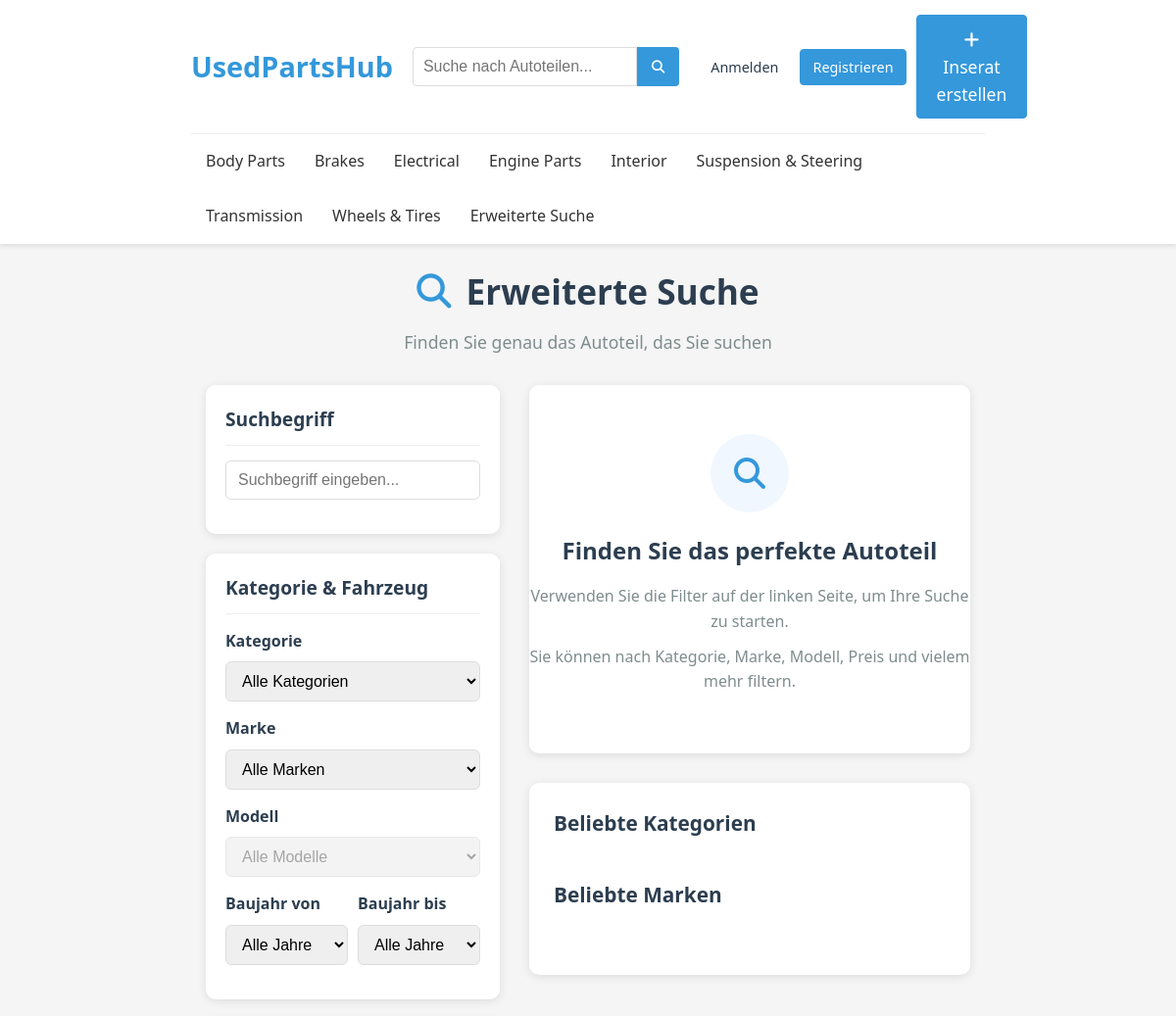
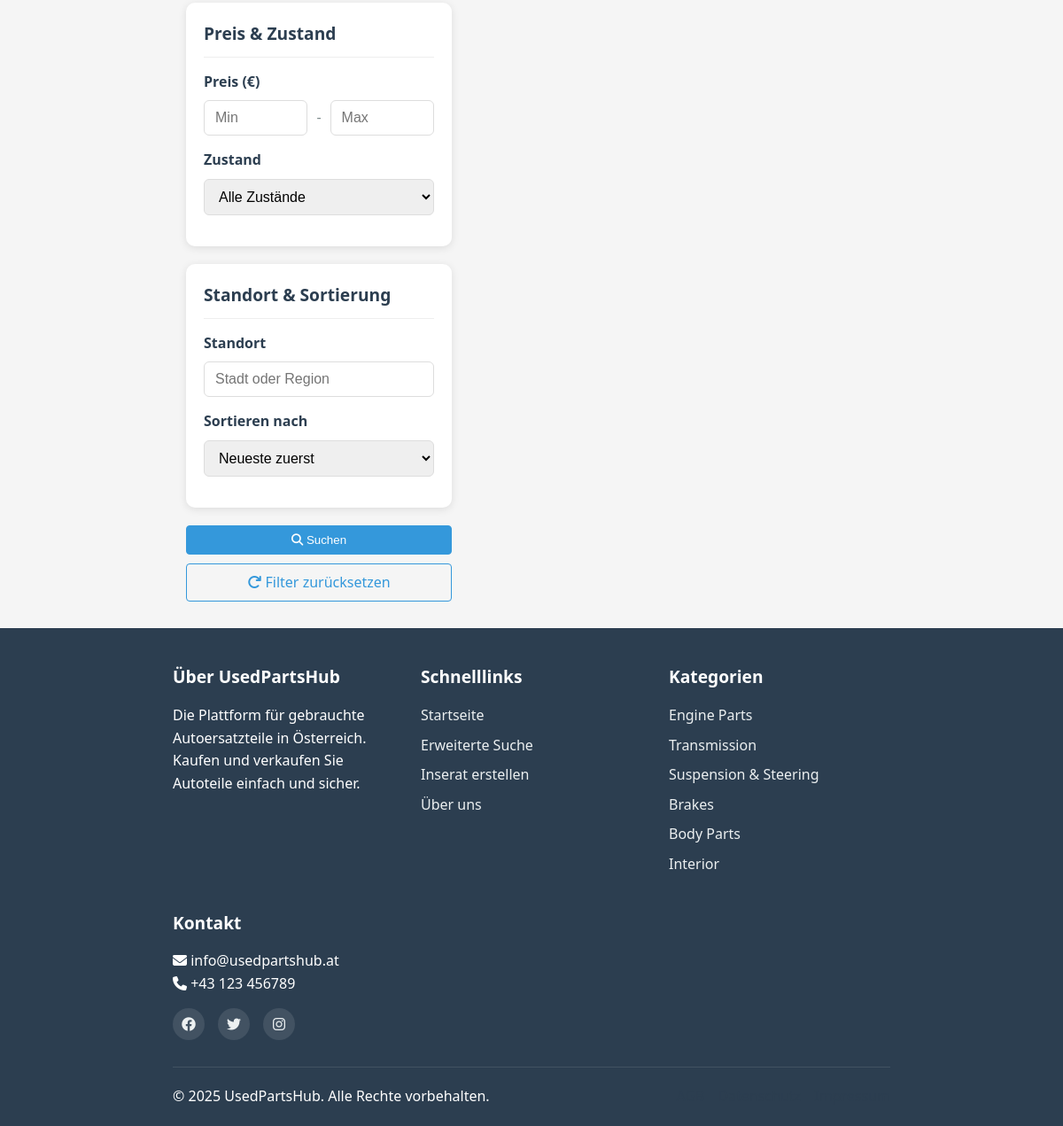
Page /advanced-search.php on the committed database (2 pictures, top to bottom).
### tables this page shows
CREATE TABLE IF NOT EXISTS categories (
    category_id INT AUTO_INCREMENT PRIMARY KEY,
    name VARCHAR(100) NOT NULL,
    parent_id INT,
    description TEXT,
    FOREIGN KEY (parent_id) REFERENCES categories(category_id) ON DELETE SET NULL
);

### advanced-search.php (the view, shortened to what the rows shown need)
<?php
require_once 'includes/header.php';
$query = isset($_GET['q']) ? sanitizeInput($_GET['q']) : '';
$categoryId = isset($_GET['category_id']) ? (int)$_GET['category_id'] : 0;
$makeId = isset($_GET['make_id']) ? (int)$_GET['make_id'] : 0;
$modelId = isset($_GET['model_id']) ? (int)$_GET['model_id'] : 0;
$minPrice = isset($_GET['min_price']) ? (float)$_GET['min_price'] : 0;
$maxPrice = isset($_GET['max_price']) ? (float)$_GET['max_price'] : 0;
$condition = isset($_GET['condition']) ? sanitizeInput($_GET['condition']) : '';
$location = isset($_GET['location']) ? sanitizeInput($_GET['location']) : '';
$yearFrom = isset($_GET['year_from']) ? (int)$_GET['year_from'] : 0;
$yearTo = isset($_GET['year_to']) ? (int)$_GET['year_to'] : 0;
$page = isset($_GET['page']) ? (int)$_GET['page'] : 1;
$isSearch = !empty($query) || $categoryId > 0 || $makeId > 0 || $modelId > 0 ||
            $minPrice > 0 || $maxPrice > 0 || !empty($condition) || !empty($location) ||
            $yearFrom > 0 || $yearTo > 0;
?>
<div class="advanced-search-container">
    <div class="search-header">
        <h1><i class="fas fa-search"></i> Erweiterte Suche</h1>
    </div>
    <div class="search-content">
        <div class="search-results">
            <?php if ($isSearch): ?>
                <div class="results-header">
                    <h2>Suchergebnisse</h2>
                    <?php if (isset($totalResults)): ?>
                        <p><?php echo $totalResults; ?> Ergebnisse gefunden</p>
                    <?php endif; ?>
                </div>
                <?php if (isset($results) && count($results) > 0): ?>
                    <div class="listings-grid">
                        <?php foreach ($results as $result): ?>
                            <div class="listing-card">
                                <div class="listing-image">
                                    <a href="<?php echo SITE_URL; ?>/listing.php?id=<?php echo $result['part_id']; ?>">
                                        <?php if (!empty($result['image_path'])): ?>
                                            <img src="<?php echo SITE_URL . '/' . $result['image_path']; ?>" alt="<?php echo htmlspecialchars($result['title']); ?>">
                                        <?php else: ?>
                                            <div class="no-image">
                                                <i class="fas fa-image"></i>
                                                <span>Kein Bild</span>
                                            </div>
                                        <?php endif; ?>
                                    </a>
                                    <?php if ($result['is_negotiable']): ?>
                                        <span class="negotiable-badge">VB</span>
                                    <?php endif; ?>
                                </div>
                                <div class="listing-details">
                                    <h3 class="listing-title">
                                        <a href="<?php echo SITE_URL; ?>/listing.php?id=<?php echo $result['part_id']; ?>">
                                            <?php echo htmlspecialchars($result['title']); ?>
                                        </a>
                                    </h3>
                                    <div class="listing-meta">
                                        <span class="listing-category">
                                            <i class="fas fa-tag"></i> <?php echo htmlspecialchars($result['category_name']); ?>
                                        </span>
                                        <?php if (!empty($result['make_name'])): ?>
                                            <span class="listing-make">
                                                <i class="fas fa-car"></i>
                                                <?php
                                                    echo htmlspecialchars($result['make_name']);
                                                    if (!empty($result['model_name'])) {
                                                        echo ' ' . htmlspecialchars($result['model_name']);
                                                    }
                                                ?>
                                            </span>
                                        <?php endif; ?>
                                        <span class="listing-location">
                                            <i class="fas fa-map-marker-alt"></i> <?php echo htmlspecialchars($result['location'] ?: $result['user_city'] ?: 'Österreich'); ?>
                                        </span>
                                    </div>
                                    <div class="listing-price">
                                        <?php echo number_format($result['price'], 2, ',', '.'); ?> €
                                    </div>
                                    <div class="listing-footer">
                                        <span class="listing-date">
                                            <i class="far fa-clock"></i> <?php echo date('d.m.Y', strtotime($result['date_posted'])); ?>
                                        </span>
                                        <span class="listing-views">
                                            <i class="far fa-eye"></i> <?php echo $result['views']; ?>
                                        </span>
                                    </div>
                                </div>
                            </div>
                        <?php endforeach; ?>
                    </div>
                    <?php if ($totalPages > 1): ?>
                        <div class="pagination">
                            <?php if ($page > 1): ?>
                                <a href="<?php echo buildPaginationUrl($page - 1); ?>" class="pagination-link">
                                    <i class="fas fa-chevron-left"></i> Zurück
                                </a>
                            <?php endif; ?>
                            <?php for ($i = max(1, $page - 2); $i <= min($totalPages, $page + 2); $i++): ?>
                                <a href="<?php echo buildPaginationUrl($i); ?>" class="pagination-link <?php echo ($i == $page) ? 'active' : ''; ?>">
                                    <?php echo $i; ?>
                                </a>
                            <?php endfor; ?>
                            <?php if ($page < $totalPages): ?>
                                <a href="<?php echo buildPaginationUrl($page + 1); ?>" class="pagination-link">
                                    Weiter <i class="fas fa-chevron-right"></i>
                                </a>
                            <?php endif; ?>
                        </div>
                    <?php endif; ?>
                <?php else: ?>
                    <div class="no-results">
                        <i class="fas fa-search fa-3x"></i>
                        <h3>Keine Ergebnisse gefunden</h3>
                        <p>Versuchen Sie es mit anderen Suchkriterien oder weniger Filtern.</p>
                    </div>
                <?php endif; ?>
            <?php else: ?>
                <div class="search-intro">
                    <h2>Finden Sie das perfekte Autoteil</h2>
                </div>
            <?php endif; ?>
        </div>
    </div>
</div>
<?php require_once 'includes/footer.php'; ?>

### includes/header.php (shortened to what the rows shown need)
<?php require_once 'config.php'; ?>
<!DOCTYPE html>
<html lang="de">
<head>
    <link rel="stylesheet" href="https://cdnjs.cloudflare.com/ajax/libs/font-awesome/6.4.0/css/all.min.css">
    <link rel="stylesheet" href="<?php echo SITE_URL; ?>/assets/css/style.css">
</head>
<body>
    <header>
        <div class="container">
            <div class="header-top">
                <div class="logo">
                    <a href="<?php echo SITE_URL; ?>">
                        <h1>UsedPartsHub</h1>
                    </a>
                </div>
            </div>
            <nav class="main-nav">
                <ul>
                    <?php
                    $stmt = $pdo->query("SELECT category_id, name FROM categories ORDER BY name");
                    while ($category = $stmt->fetch()) {
                        echo '<li><a href="' . SITE_URL . '/category.php?id=' . $category['category_id'] . '">'
                            . htmlspecialchars($category['name']) . '</a></li>';
                    }
                    ?>
                </ul>
            </nav>
        </div>
    </header>
    <main class="container">

### includes/footer.php (shortened to what the rows shown need)
    </main>
    <footer>
        <div class="container">
            <div class="footer-content">
                <div class="footer-section">
                    <ul>
                        <?php
                        $stmt = $pdo->query("SELECT category_id, name FROM categories LIMIT 6");
                        while ($category = $stmt->fetch()) {
                            echo '<li><a href="' . SITE_URL . '/category.php?id=' . $category['category_id'] . '">'
                                . htmlspecialchars($category['name']) . '</a></li>';
                        }
                        ?>
                    </ul>
                </div>
            </div>
        </div>
    </footer>
</body>
</html>

### rows in the picture
categories: name "Body Parts"
categories: name "Brakes"
categories: name "Electrical"
categories: name "Engine Parts"
categories: name "Interior"
categories: name "Suspension & Steering"
categories: name "Transmission"
categories: name "Wheels & Tires"
